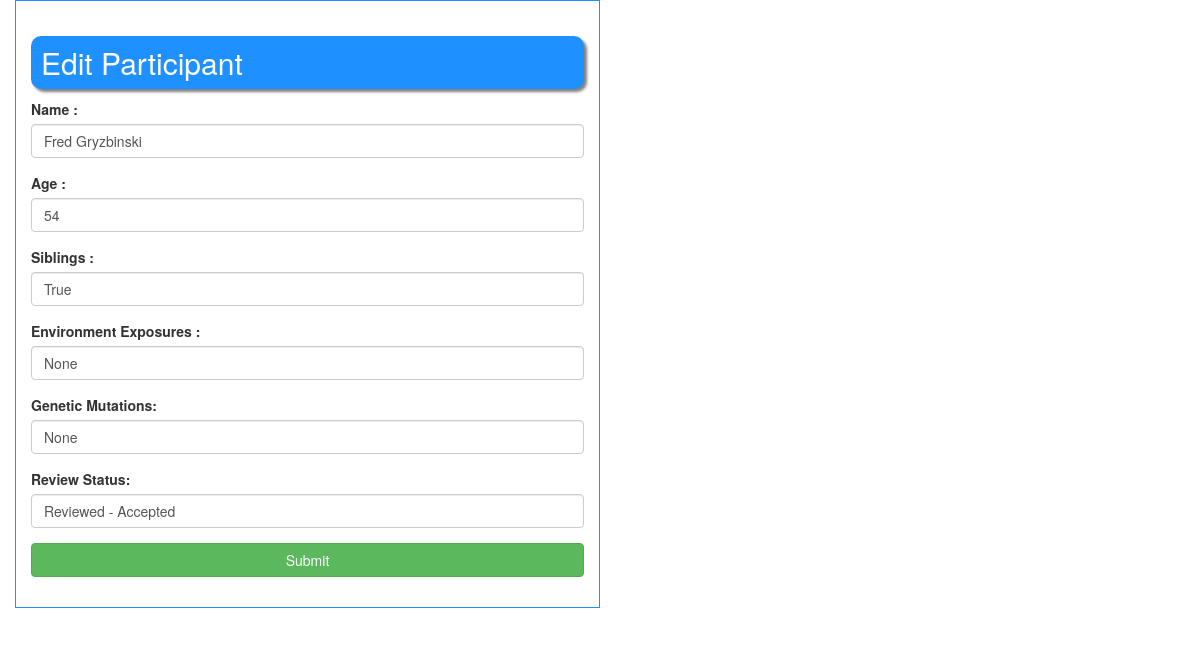
The app's page /update_participant/2 (signed in) with its own data.
### udnParticipants/models.py (models this page shows, shortened)
class Participant(models.Model):
    class ReviewStatus(Enum):
        notReviewed = ('NR', 'Not Reviewed')
        reviewedAccepted = ('RA', 'Reviewed - Accepted')
        notAccepted = ('RNA', 'Reviewed - Not Accepted')
    fullname = models.CharField(help_text='Enter your full name', max_length=100)
    age = models.IntegerField(help_text='Enter your age')
    siblings = models.BooleanField(help_text='Click on the checkbox if you have siblings', default=False)
    environmentExposures = models.TextField()
    geneticMutations = models.TextField()
    reviewItem = models.CharField(choices=[x.value for x in ReviewStatus], editable=True, default='Not Reviewed', max_length=20)
    createdAt = models.DateTimeField(auto_now_add=True)

### udnParticipants/views.py (the view)
# urls.py: path('update_participant/<str:participant_id>',udnViews.updateParticipant,name="update_participant"),
@login_required(login_url="/login_user/")
def updateParticipant(request,participant_id):
    participant = Participant.objects.get(id=participant_id)
    if participant == None:
        return HttpResponse("Participant Not Found")
    else:
        return render(request,"participant_edit.html",{'participant':participant})

### templates/participant_edit.html (shortened to what this page needs)
{% extends 'base.html' %}
{% block bodydata %}
<div class="container">
    <div class="row">
        <div class="col-lg-6 custom-block">
            <div class="row">
                <div class="col-lg-12">
                    <h2 class="bg_blue">Edit Participant</h2>
                </div>
                <div class="col-lg-12">
                    <form action="/edit_participant" method="post" enctype="multipart/form-data">
                        <div class="form-group">
                            <label class="control-label">Name : </label>
                            <input type="text" name="name" class="form-control" value="{{ participant.fullname }}">
                        </div>
                        <div class="form-group">
                            <label class="control-label">Age : </label>
                            <input type="number" name="age" class="form-control" value="{{ participant.age }}">
                        </div>
                        <div class="form-group">
                            <label class="control-label">Siblings : </label>
                            <input type="text" id="sibling" name="sibling" class="form-control" value="{{ participant.siblings }}">
                        </div>
                        <div class="form-group">
                            <label class="control-label">Environment Exposures : </label>
                            <input type="text" name="environment" class="form-control" value="{{ participant.environmentExposures}}">
                        </div>
                        <div class="form-group">
                            <label class="control-label">Genetic Mutations: </label>
                            <input type="text" name="mutation" class="form-control" value="{{ participant.geneticMutations }}">
                        </div>
                        <div class="form-group">
                            <label class="control-label">Review Status: </label>
                            <input type="text" name="status" class="form-control" value="{{ participant.reviewItem }}">
                        </div>
                        <div class="form-group">
                            <input type="submit" name="submit" class="btn btn-block btn-success" value="Submit">
                        </div>
                    </form>
                </div>
            </div>
        </div>
    </div>
    <div class="row">
        <div class="col-lg-12">
        </div>
    </div>
</div>
{% endblock bodydata %}

### templates/participant_edit.html (style rules this page uses)
.bg_blue { padding:10px; border-radius:10px; box-shadow:3px 3px 3px grey; background:dodgerblue; color:#fff; }
.custom-block { padding:15px; border:1px solid dodgerblue; }

### records on screen
Participant: name "Fred Gryzbinski", age "54", sibling "True", environment "None", mutation "None", status "Reviewed - Accepted"
